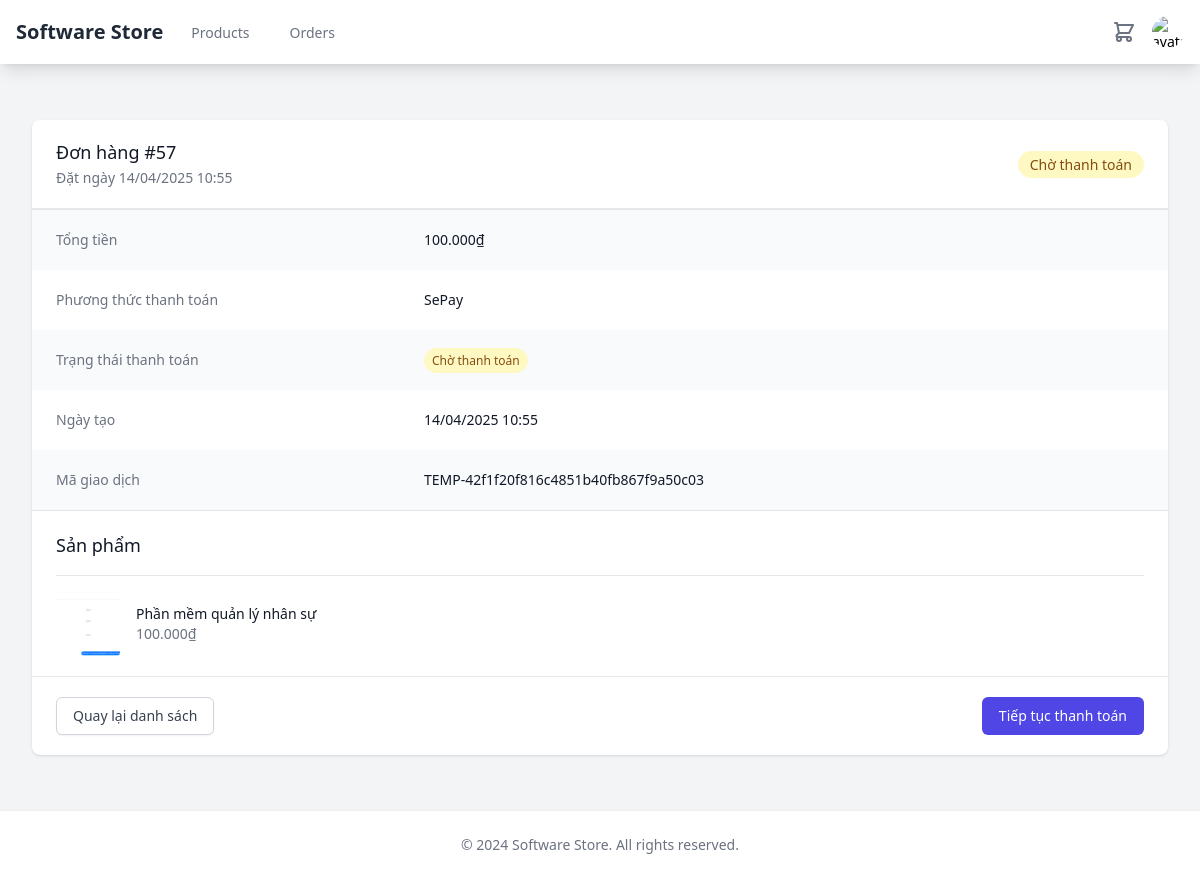
Screenshot of /orders/57/ (signed in) with the database file from the repository.
### orders/models.py (models this page shows, shortened)
class Order(models.Model):
    STATUS_CHOICES = (
        ('pending', _('Chờ thanh toán')),
        ('processing', _('Đang xử lý')),
        ('completed', _('Hoàn thành')),
        ('cancelled', _('Đã hủy')),
    )
    PAYMENT_STATUS_CHOICES = (
        ('pending', _('Chờ thanh toán')),
        ('processing', _('Đang xử lý')),
        ('completed', _('Hoàn thành')),
        ('failed', _('Thất bại')),
    )
    PAYMENT_METHOD_CHOICES = (
        ('sepay', 'SePay'),
        ('bank', _('Chuyển khoản ngân hàng')),
    )
    user = models.ForeignKey(User, on_delete=models.CASCADE, related_name='orders', db_index=True)
    status = models.CharField(_('Trạng thái'), max_length=20, choices=STATUS_CHOICES, default='pending', db_index=True)
    payment_status = models.CharField(_('Trạng thái thanh toán'), max_length=20, choices=PAYMENT_STATUS_CHOICES, default='pending')
    total_amount = models.DecimalField(_('Tổng tiền'), max_digits=10, decimal_places=2,
                                     validators=[MinValueValidator(Decimal('0.01'))])
    payment_method = models.CharField(_('Phương thức thanh toán'), max_length=20, choices=PAYMENT_METHOD_CHOICES, default='sepay')
    transaction_id = models.CharField(_('Mã giao dịch'), max_length=100, blank=True, null=True)
    transaction_reference = models.CharField(max_length=100, blank=True, null=True, help_text=_('Mã tham chiếu UUID cho giao dịch'))
    shipping_address = models.CharField(_('Địa chỉ giao hàng'), max_length=255, blank=True, null=True)
    shipping_phone = models.CharField(_('Số điện thoại giao hàng'), max_length=20, blank=True, null=True)
    shipping_email = models.EmailField(_('Email giao hàng'), blank=True, null=True)
    created_at = models.DateTimeField(_('Ngày tạo'), auto_now_add=True, db_index=True)
    updated_at = models.DateTimeField(_('Ngày cập nhật'), auto_now=True)
    completed_at = models.DateTimeField(_('Ngày hoàn thành'), null=True, blank=True)
    class Meta:
        verbose_name = _('đơn hàng')
        verbose_name_plural = _('đơn hàng')
        ordering = ['-created_at']
        indexes = [
            models.Index(fields=['user', 'status', 'created_at']),
        ]

class OrderItem(models.Model):
    order = models.ForeignKey(Order, on_delete=models.CASCADE, related_name='items')
    product = models.ForeignKey(Product, on_delete=models.CASCADE)
    quantity = models.PositiveIntegerField(_('Số lượng'), default=1,
                                         validators=[MinValueValidator(1)])
    price = models.DecimalField(_('Giá'), max_digits=10, decimal_places=2,
                              validators=[MinValueValidator(Decimal('0.01'))])
    license_key = models.CharField(_('License key'), max_length=100, blank=True, null=True)
    download_url = models.URLField(_('URL tải xuống'), blank=True)
    created_at = models.DateTimeField(_('Ngày tạo'), auto_now_add=True)
    updated_at = models.DateTimeField(_('Ngày cập nhật'), auto_now=True)
    class Meta:
        verbose_name = _('sản phẩm trong đơn hàng')
        verbose_name_plural = _('sản phẩm trong đơn hàng')
        indexes = [
            models.Index(fields=['order', 'product']),
        ]

### products/models.py (models this page shows, shortened)
class Product(models.Model):
    SOFTWARE_TYPES = (
        ('desktop', _('Desktop Application')),
        ('web', _('Web Application')),
        ('mobile', _('Mobile Application')),
        ('plugin', _('Plugin/Extension')),
        ('other', _('Other')),
    )
    LICENSE_TYPES = (
        ('single', _('Single User')),
        ('multi', _('Multi User')),
        ('enterprise', _('Enterprise')),
        ('subscription', _('Subscription')),
    )
    name = models.CharField(_('name'), max_length=200)
    slug = models.SlugField(unique=True)
    description = models.TextField(_('description'))
    category = models.ForeignKey(Category, on_delete=models.CASCADE, related_name='products')
    developer = models.ForeignKey(User, on_delete=models.CASCADE, related_name='developed_products')
    version = models.CharField(_('version'), max_length=50)
    software_type = models.CharField(_('software type'), max_length=20, choices=SOFTWARE_TYPES)
    license_type = models.CharField(_('license type'), max_length=20, choices=LICENSE_TYPES)
    supported_platforms = models.CharField(_('supported platforms'), max_length=200)
    system_requirements = models.TextField(_('system requirements'), blank=True)
    file_size = models.CharField(_('file size'), max_length=50)
    price = models.DecimalField(_('price'), max_digits=12, decimal_places=0, validators=[MinValueValidator(0)])
    is_active = models.BooleanField(_('is active'), default=True)
    is_featured = models.BooleanField(_('is featured'), default=False)
    download_count = models.PositiveIntegerField(_('download count'), default=0)
    thumbnail = models.ImageField(_('thumbnail'), upload_to='products/thumbnails/')
    file = models.FileField(_('product file'), upload_to='products/files/', blank=True, null=True)
    demo_url = models.URLField(_('demo URL'), blank=True, null=True)
    download_url = models.URLField(_('download URL'), blank=True, null=True)
    created_at = models.DateTimeField(auto_now_add=True)
    updated_at = models.DateTimeField(auto_now=True)
    release_date = models.DateField(_('release date'))
    class Meta:
        verbose_name = _('product')
        verbose_name_plural = _('products')
        ordering = ['-created_at']
    def thumbnail_tag(self):
        if self.thumbnail:
            return mark_safe(f'<img src="{self.thumbnail.url}" width="50" height="50" />')
        return ""
    thumbnail_tag.short_description = 'Thumbnail Preview'

### orders/views.py (the view, shortened to what this page needs)
# urls.py: path('<int:pk>/', views.OrderDetailView.as_view(), name='detail'),
class OrderDetailView(LoginRequiredMixin, DetailView):
    model = Order
    template_name = 'orders/order_detail.html'
    context_object_name = 'order'
    def get_queryset(self):
        return Order.objects.filter(user=self.request.user).select_related('user').prefetch_related('items', 'items__product')
    def get_object(self, queryset=None):
        cache_key = f'order_{self.kwargs["pk"]}'
        order = cache.get(cache_key)
        if order is None:
            order = super().get_object(queryset)
            cache.set(cache_key, order, 300)  # Cache 5 phút
        return order
    def get_context_data(self, **kwargs):
        context = super().get_context_data(**kwargs)
        order = self.get_object()
        payment_statuses = {
            'pending': {
                'class': 'bg-yellow-100 text-yellow-800',
                'text': _('Chờ thanh toán'),
                'show_payment_button': True
            },
            'processing': {
                'class': 'bg-blue-100 text-blue-800',
                'text': _('Đang xử lý'),
                'show_payment_button': False
            },
            'completed': {
                'class': 'bg-green-100 text-green-800',
                'text': _('Đã thanh toán'),
                'show_payment_button': False
            },
            'cancelled': {
                'class': 'bg-red-100 text-red-800',
                'text': _('Đã hủy'),
                'show_payment_button': False
            },
            'failed': {
                'class': 'bg-red-100 text-red-800',
                'text': _('Thất bại'),
                'show_payment_button': True
            }
        }
        context['payment_status'] = payment_statuses.get(order.status, {
            'class': 'bg-gray-100 text-gray-800',
            'text': _('Không xác định'),
            'show_payment_button': False
        })
        if order.status == 'pending' and order.payment_method == 'sepay':
            cache_key = f'payment_data_{order.id}'
            payment_data = cache.get(cache_key)
            if payment_data is None:
                try:
                    sepay = SePay()
                    payment_data = sepay.create_payment({
                        'order_id': order.id,
                        'amount': float(order.total_amount),
                        'return_url': self.request.build_absolute_uri(reverse('orders:detail', kwargs={'pk': order.id})),
                        'notify_url': self.request.build_absolute_uri(reverse('orders:payment_notify'))
                    })
                    cache.set(cache_key, payment_data, 840)
                    logger.info(f"Payment data created for order {order.id}: {payment_data}")
                except Exception as e:
                    logger.error(f"Error creating payment for order {order.id}: {str(e)}")
                    payment_data = {}
            context['payment_url'] = payment_data.get('payment_url')
            if not context.get('payment_url'):
                context['payment_url'] = self.request.build_absolute_uri(
                    reverse('orders:payment_checkout', kwargs={'order_id': order.id})
                )
        return context

### cart/context_processors.py (called while the page is built)
def cart_processor(request):
    cart_count = 0
    cart_total = 0
    if request.user.is_authenticated:
        try:
            cart = Cart.objects.filter(user=request.user).first()
            if cart:
                cart_count = cart.count
                cart_total = cart.total
        except Exception:
            pass
    return {
        'cart_count': cart_count,
        'cart_total': cart_total
    }

### cart/models.py (called while the page is built)
    @property
    def total(self):
        return sum(item.product.price for item in self.items.all())

    @property
    def count(self):
        return self.items.count()

### orders/context_processors.py (called while the page is built)
def cart_info(request):
    cart = request.session.get('cart', {})
    cart_count = sum(cart.values())  # Tổng số lượng sản phẩm trong giỏ
    return {
        'cart_count': cart_count
    }

### payments/sepay.py (called while the page is built)
    def generate_qr_url(self, order_id, amount, transfer_content=None):
        content = transfer_content or f"DH{order_id}"
        return f"https://qr.sepay.vn/img?bank={self.bank_name}&acc={self.account_number}&template=compact&amount={amount}&des={content}"

    def generate_qr_data(self, order_id, amount, transfer_content=None):
        content = transfer_content or f"DH{order_id}"
        return f"sepay://pay/{order_id}?amount={amount}&content={content}"

    def generate_payment_url(self, order_id, amount, return_url):
        return f"{self.api_url}/pay/{order_id}?amount={amount}&return_url={return_url}"

### templates/orders/order_detail.html (shortened to what this page needs)
{% extends 'base.html' %}
{% load static %}
{% load currency_tags %}
{% load i18n %}
{% block content %}
<div class="bg-white shadow overflow-hidden sm:rounded-lg max-w-6xl mx-auto mt-8">
    <div class="px-4 py-5 sm:px-6 border-b border-gray-200">
        <div class="flex justify-between items-center">
            <div>
                <h3 class="text-lg leading-6 font-medium text-gray-900">
                    {% trans "Đơn hàng" %} #{{ order.id }}
                </h3>
                <p class="mt-1 max-w-2xl text-sm text-gray-500">
                    {% trans "Đặt ngày" %} {{ order.created_at|date:"d/m/Y H:i" }}
                </p>
            </div>
            <div>
                <span class="px-3 py-1 text-sm font-medium rounded-full {{ payment_status.class }}">
                    {{ payment_status.text }}
                </span>
            </div>
        </div>
    </div>
    <div class="border-t border-gray-200">
        <dl>
            <div class="bg-gray-50 px-4 py-5 sm:grid sm:grid-cols-3 sm:gap-4 sm:px-6">
                <dt class="text-sm font-medium text-gray-500">{% trans "Tổng tiền" %}</dt>
                <dd class="mt-1 text-sm text-gray-900 sm:mt-0 sm:col-span-2">{{ order.total_amount|currency }}</dd>
            </div>
            <div class="bg-white px-4 py-5 sm:grid sm:grid-cols-3 sm:gap-4 sm:px-6">
                <dt class="text-sm font-medium text-gray-500">{% trans "Phương thức thanh toán" %}</dt>
                <dd class="mt-1 text-sm text-gray-900 sm:mt-0 sm:col-span-2">
                    {% if order.payment_method == 'sepay' %}
                        SePay
                    {% elif order.payment_method == 'bank' %}
                        {% trans "Chuyển khoản ngân hàng" %}
                    {% else %}
                        {{ order.payment_method }}
                    {% endif %}
                </dd>
            </div>
            <div class="bg-gray-50 px-4 py-5 sm:grid sm:grid-cols-3 sm:gap-4 sm:px-6">
                <dt class="text-sm font-medium text-gray-500">{% trans "Trạng thái thanh toán" %}</dt>
                <dd class="mt-1 text-sm text-gray-900 sm:mt-0 sm:col-span-2">
                    <span class="px-2 py-1 text-xs font-medium rounded-full {{ payment_status.class }}">
                        {{ payment_status.text }}
                    </span>
                </dd>
            </div>
            <div class="bg-white px-4 py-5 sm:grid sm:grid-cols-3 sm:gap-4 sm:px-6">
                <dt class="text-sm font-medium text-gray-500">{% trans "Ngày tạo" %}</dt>
                <dd class="mt-1 text-sm text-gray-900 sm:mt-0 sm:col-span-2">{{ order.created_at|date:"d/m/Y H:i" }}</dd>
            </div>
            {% if order.transaction_id and order.transaction_id != 'TEMP-' %}
            <div class="bg-gray-50 px-4 py-5 sm:grid sm:grid-cols-3 sm:gap-4 sm:px-6">
                <dt class="text-sm font-medium text-gray-500">{% trans "Mã giao dịch" %}</dt>
                <dd class="mt-1 text-sm text-gray-900 sm:mt-0 sm:col-span-2">{{ order.transaction_id }}</dd>
            </div>
            {% endif %}
        </dl>
    </div>
    <div class="px-4 py-5 sm:px-6 border-t border-gray-200">
        <h4 class="text-lg font-medium text-gray-900">{% trans "Sản phẩm" %}</h4>
        <div class="mt-4 space-y-4">
            {% for item in order.items.all %}
            <div class="border-t border-gray-200 pt-4">
                <div class="flex items-center justify-between">
                    <div class="flex items-center">
                        <img src="{{ item.product.thumbnail.url }}" alt="{{ item.product.name }}" class="w-16 h-16 object-cover rounded">
                        <div class="ml-4">
                            <h5 class="text-sm font-medium text-gray-900">{{ item.product.name }}</h5>
                            <p class="text-sm text-gray-500">{{ item.price|currency }}</p>
                        </div>
                    </div>
                </div>
            </div>
            {% endfor %}
        </div>
    </div>
    <div class="px-4 py-5 sm:px-6 border-t border-gray-200">
        <div class="flex justify-between items-center">
            <a href="{% url 'orders:list' %}" class="inline-flex items-center px-4 py-2 border border-gray-300 shadow-sm text-sm font-medium rounded-md text-gray-700 bg-white hover:bg-gray-50">
                {% trans "Quay lại danh sách" %}
            </a>
            {% if payment_status.show_payment_button %}
            <button id="payment-btn" class="inline-flex items-center px-4 py-2 border border-transparent text-sm font-medium rounded-md text-white bg-indigo-600 hover:bg-indigo-700">
                {% trans "Tiếp tục thanh toán" %}
            </button>
            {% endif %}
        </div>
    </div>
</div>
{% endblock %}

### rows the page displays
Order: id "57", created_at "14/04/2025 10:55", total_amount "100.000₫", transaction_id "TEMP-42f1f20f816c4851b40fb867f9a50c03"
OrderItem: product.thumbnail (picture), product.name "Phần mềm quản lý nhân sự", price "100.000₫"

### other values shown
{{ payment_status.text }} "Chờ thanh toán"
